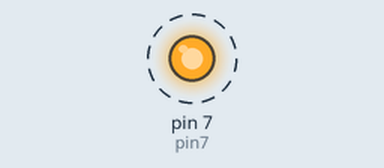
The program below on a simulated Raspberry Pi (header pin numbers). On the bench: output pins drawn as LEDs (lit = HIGH). Dashed ring = blinking. At 40.0 s the program stops and its outputs stay as they are.

Above: at 0.5 s.
Timing chart, 0 to 4.6 s (numbered marks = the images above):
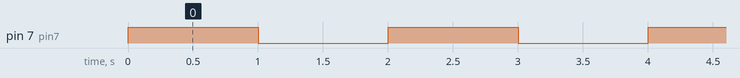

The program:

code.py
```python
import RPi.GPIO as GPIO
import time

pin7 = 7
GPIO.setmode(GPIO.BOARD)
GPIO.setup(pin7, GPIO.OUT)

for i in range(20):
	GPIO.output(pin7, GPIO.HIGH)
	time.sleep(1)
	GPIO.output(pin7, GPIO.LOW)
	time.sleep(1)
GPIO.cleanup()
```

Measured:
- by itself, pin 7 (pin7): alternates HIGH for 1.0 s and LOW for 1.0 s, 40 changes in all, then stays LOW
